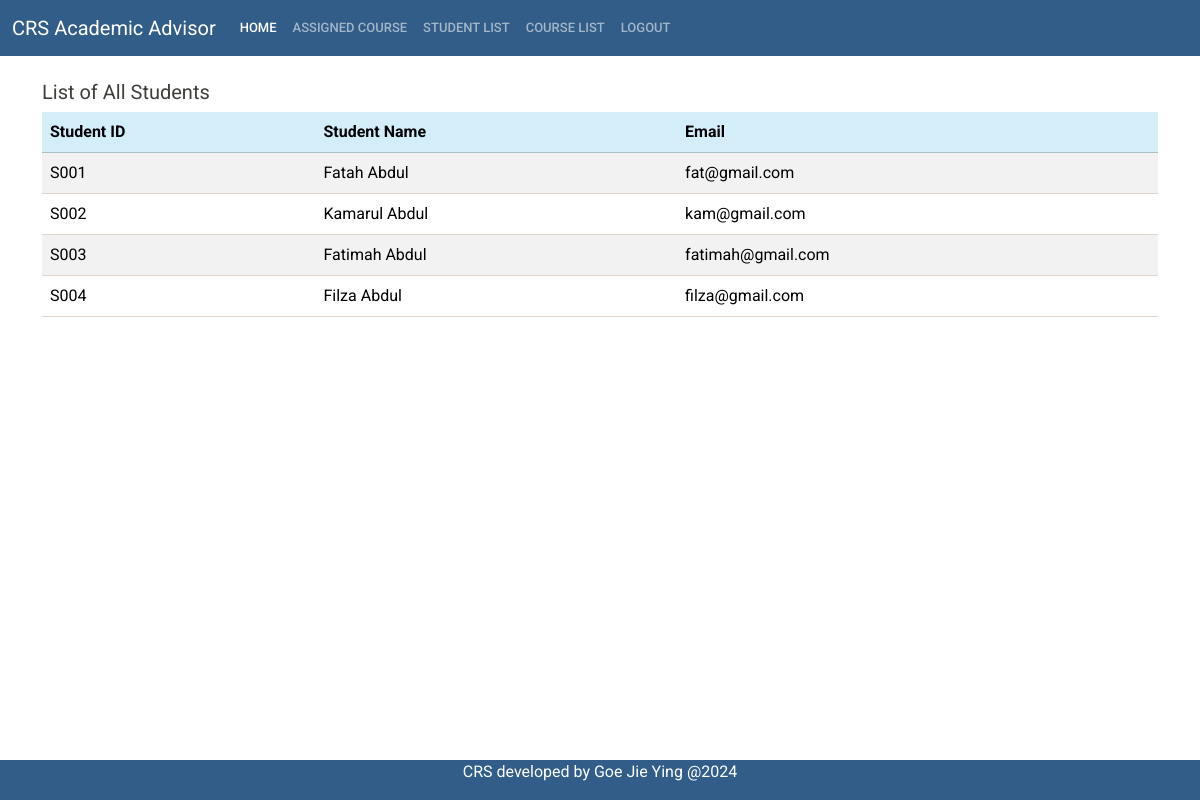
The app's page /lecstudentlist.php (signed in) with its own data.
### tables this page shows
CREATE TABLE `tb_user` (
  `u_sno` varchar(10) NOT NULL,
  `u_pwd` varchar(255) NOT NULL,
  `u_email` varchar(30) NOT NULL,
  `u_name` varchar(50) NOT NULL,
  `u_contact` int(11) NOT NULL,
  `u_state` varchar(20) NOT NULL,
  `u_registration` date DEFAULT NULL,
  `u_type` int(11) NOT NULL
);

### lecstudentlist.php (the view, shortened to what this page needs)
<?php
include 'headeradvisor.php';
include 'db_connect.php';
$sql = "SELECT * FROM tb_user WHERE u_type = 2 ORDER BY u_sno";
$result = mysqli_query($con, $sql);
?>
<div class="container">
    <br>
    <h5>List of All Students</h5>
    <?php if (mysqli_num_rows($result) > 0): ?>
        <table class="table table-striped table-hover">
            <thead>
                <tr class="table-info">
                    <th scope="col">Student ID</th>
                    <th scope="col">Student Name</th>
                    <th scope="col">Email</th>
                </tr>
            </thead>
            <tbody>
                <?php while ($row = mysqli_fetch_assoc($result)): ?>
                    <tr>
                        <td><?php echo $row['u_sno']; ?></td>
                        <td><?php echo $row['u_name']; ?></td>
                        <td><?php echo $row['u_email']; ?></td>
                    </tr>
                <?php endwhile; ?>
            </tbody>
        </table>
    <?php else: ?>
        <p>No students found.</p>
    <?php endif; ?>
</div>
<?php include 'footer.php'; ?>

### records on screen
tb_user: u_sno "S001", u_name "Fatah Abdul", u_email "fat@gmail.com"
tb_user: u_sno "S002", u_name "Kamarul Abdul", u_email "kam@gmail.com"
tb_user: u_sno "S003", u_name "Fatimah Abdul", u_email "fatimah@gmail.com"
tb_user: u_sno "S004", u_name "Filza Abdul", u_email "filza@gmail.com"
